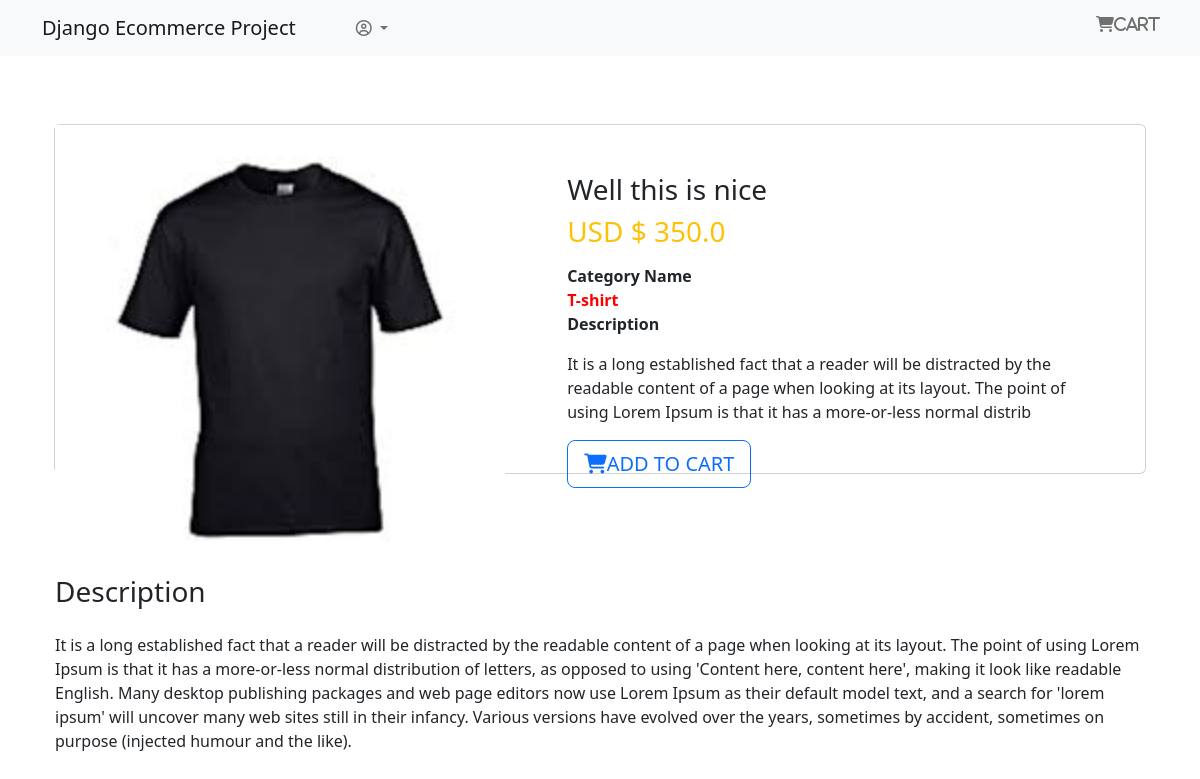
The page /product/2/ (signed in) on the database its author committed.
### app_shop/models.py (models this page shows, shortened)
class Product(models.Model):
    miniimage = models.ImageField(upload_to='Product')
    name = models.CharField(max_length=264)
    category = models.ForeignKey(Category, on_delete=models.CASCADE, related_name = 'category')
    preview_text = models.TextField(max_length=200, verbose_name='Preview Text')
    details_text = models.TextField(max_length=1000, verbose_name='Description')
    price = models.FloatField()
    old_price = models.FloatField(default=0.00)
    created = models.DateTimeField(auto_now_add=True)
    class Meta:
        ordering = ['-created']

class Category(models.Model):
    title = models.CharField(max_length=30)
    created = models.DateTimeField(auto_now_add=True)
    def __str__(self):
        return self.title
    class Meta:
        verbose_name_plural = 'categories'

### app_shop/views.py (the view)
# urls.py: path('product/<pk>/', views.ProductDetail.as_view(), name='product_detail')
class ProductDetail(DetailView):
    model = Product
    template_name = 'app_shop/product_detail.html'

### templates/app_shop/product_detail.html
{% extends 'base.html' %}
{% block body_block %}
<div class="container my-5" >
    <div class="card" >
        <div class="row" >
            <aside class="col-sm-5 border-right" >
                <article class="gallery-wrap" >
                    <div class="img-big-wrap" >
                        <a href="#"><img src="/media/{{ object.miniimage }}" style="width: 450px;" alt=""></a>
                    </div>
                </article>
            </aside>
            <aside class="col-sm-7" >
                <article class="cart-body p-5" >
                    <h3 class="title mp-3"> {{ object.name }} </h3>
                    <p class="price-detail-wrap" >
                        <span class="price h3 text-warning" >
                            <span class="currency" >USD $</span>
                            <span class="num" > {{ object.price }} </span>
                        </span>
                    </p>
                    <dl class="item-property" >
                        <dt>Category Name</dt>
                        <b style="color: red;" >{{ object.category }}</b>
                        <br>
                        <dt>Description</dt>
                        <dd>
                            <p> {{ object.preview_text|linebreaks }} </p>
                        </dd>
                    </dl>
                    <a href=" {% url 'app_order:add' pk=object.pk %} " class="btn btn-lg btn-outline-primary text-uppercase" >
                        <i class="fa fa-shopping-cart"></i>Add To Cart
                    </a>
                </article>
            </aside>
            <h3>Description</h3>
            <p>{{ object.details_text|linebreaks }}</p><br><br><br><br>
        </div>
    </div>
</div>
{% endblock %}

### templates/base.html (style rules this page uses)
.card { height: 350px; }

### rows shown on the page
Product: miniimage (picture), name "Well this is nice", price "350.0", category "T-shirt", preview_text "It is a long established fact that a reader will be distracted by the readable content of a page when looking at its layout. The point of using Lorem Ipsum is that it has a more-or-less normal distrib", details_text "It is a long established fact that a reader will be distracted by the readable content of a page when looking at its layout. The point of using Lorem Ipsum is that it has a more-or-less normal distribution of letters, as opposed to using 'Content here, content here', making it look like readable English. Many desktop publishing packages and web page editors now use Lorem Ipsum as their default model text, and a search for 'lorem ipsum' will uncover many web sites still in their infancy. Various versions have evolved over the years, sometimes by accident, sometimes on purpose (injected humour and the like)."
